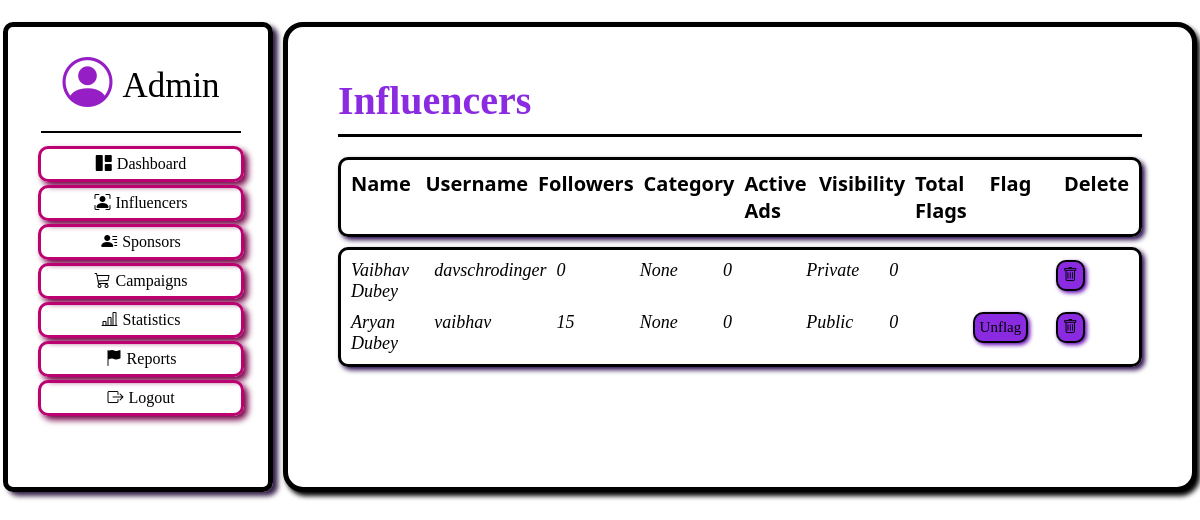
Screenshot of /admin/Influencers with the database file from the repository.
### application/Models.py (models this page shows)
class User(db.Model):
    __tablename__ = 'User'
    id = db.Column(db.Integer, primary_key=True)
    fullname = db.Column(db.String(200), nullable=True)
    username = db.Column(db.String(200), unique=True, nullable=False)
    email = db.Column(db.String(200), unique=True, nullable=False)
    password = db.Column(db.String(100), nullable=False)
    bio = db.Column(db.Text, nullable=True)
    category = db.Column(db.String(100), nullable=True)
    niche = db.Column(db.String(100), nullable=True)
    followers=db.Column(db.Integer, default=0)
    following=db.Column(db.Integer, default=0)
    visibility=db.Column(db.String, default='Private')
    flag=db.Column(db.Boolean, default=False)
    flagCount=db.Column(db.Integer, default=0)
    products = db.relationship('UserProduct', backref='user')

### application/AdminController.py (the view, shortened to what this page needs)
@app.route('/admin/Influencers',methods=['POST','GET'])
def adminInflu():
    users=User.query.all()
    ads={}
    flagCount={}
    for user in users:
        ads[user.id]=UserProduct.query.filter_by(userID=user.id, status='Accepted').count()
        flagCount[user.id]=User.query.filter_by(id=user.id).count()
    return render_template("adminInflu.html",users=users,ads=ads,flagCount=flagCount)

### templates/adminInflu.html (shortened to what this page needs)
<!DOCTYPE html>
<html lang="en">
<head>
    <link rel="stylesheet" href="https://cdnjs.cloudflare.com/ajax/libs/bootstrap-icons/1.9.1/font/bootstrap-icons.min.css">
</head>
<body>
    <div class="box">
        <div class="side-box">
            <div class="head">
                <i class="bi bi-person-circle"></i>
                <span class="text-a">Admin</span>
            </div>
            <div class="line"></div>
            <div class="column">
                <i class="bi bi-grid-1x2-fill"></i>
                <a href="{{url_for('admin')}}"> Dashboard</a>
            </div>
            <div class="column">
                <i class="bi bi-person-bounding-box"></i>
                <a href="{{url_for('adminInflu')}}"> Influencers</a>
            </div>
            <div class="column">
                <i class="bi bi-person-lines-fill"></i>
                <a href="{{url_for('adminSpo')}}">Sponsors</a>
            </div>
            <div class="column">
                <i class="bi bi-cart3"></i>
                <a href="{{url_for('adminCamp')}}">Campaigns</a>
            </div>
            <div class="column">
                <i class="bi bi-bar-chart-line"></i>
                <a href="{{url_for('adminStat')}}">Statistics</a>
            </div>
            <div class="column">
                <i class="bi bi-flag-fill"></i>
                <a href="{{url_for('adminReport')}}">Reports</a>
            </div>
            <div class="column">
                <i class="bi bi-box-arrow-right"></i>
                <a href="{{url_for('logout')}}">Logout</a>
            </div>
        </div>
        <div class="main-box">
            <span class="title">Influencers</span>
            <div class="line1"></div>
            <div class="rect">
                <div class="i">Name</div>
                <div class="i">Username</div>
                <div class="i">Followers</div>
                <div class="i">Category</div>
                <div class="i">Active Ads</div>
                <div class="i">Visibility</div>
                <div class="i">Total Flags</div>
                <div class="i">Flag</div>
                <div class="i">Delete</div>
            </div>
            <div class="rect1">
                {% for user in users %}
                    <div class="i">{{user.fullname}} </div>
                    <div class="i">{{user.username}}</div>
                    <div class="i">{{user.followers}}</div>
                    <div class="i">{{user.category}}</div>
                    <div class="i">{{ads[user.id]}}</div>
                    <div class="i">{{user.visibility}}</div>
                    <div class="i">{{user.flagCount}}</div>
                    <div class="i">
                        <form method="POST">
                            {% if user.id!=1 %}
                                {% if user.flag==True %}
                                    <button type="submit" class="flag" name="unflag" value="unflag">Unflag</button>
                                {% elif user.flag==False %}
                                    <button type="submit" class="flag" name="flag" value="flag">Flag</button>
                                {% endif %}
                            {% endif %}
                        </form>
                    </div>
                    <div class="i">
                        <form method="POST">
                            <button type="submit" class="flag" name="delete" value="delete"><i class="bi bi-trash"></i>
                            </button>
                        </form>
                    </div>
                {% endfor %}
            </div>
        </div>
    </div>
</body>
</html>

### templates/adminInflu.html (style rules this page uses)
body { margin: 0; padding: 0; height: 100%; width: 100%; background-color: rgb(255, 255, 255); }
a { text-decoration: none; color: inherit; }
a:link, a:visited { color: inherit; }
.box { display: flex; padding: 1px; gap: 10px; margin: 2px; padding-top: 20px; }
.main-box { display: flex; height: auto; width: 100%; padding-top: 50px; padding-left: 50px; background-color: rgb(255, 255, 255); flex-wrap: wrap; }
.text-a { font-size: 35px; padding-left: 10px; font-family: cursive; }
.side-box { display: flex; flex-direction: column; justify-content: flex-start; align-items: center; border: 5px solid rgb(0, 0, 0); border-radius: 10px; padding: 30px; flex-wrap: wrap; height: 400px; width: 200px; box-shadow: 5px 4px 5px rgb(55, 35, 74); flex-shrink: 0; }
.head { display: flex; align-items: center; font-size: 50px; font-family: monospace; }
.head .bi { color: rgb(149, 31, 196); }
.line { margin-top: 15px; margin-bottom: 10px; height: 2px; width: 100%; background-color: rgb(0, 0, 0); }
.column { display: flex; justify-content: center; align-items: center; margin-top: 3px; height: 30px; width: 100%; border: 3px solid rgb(188, 2, 113); border-radius: 10px; font-family: cursive; gap: 5px; box-shadow: 4px 4px 6px rgb(117, 2, 71); transition: transform 0.3s; }
.main-box { display: flex; flex-direction: column; height: auto; width: 100%; border: 5px solid black; border-radius: 20px; padding: 50px; box-shadow: 3px 4px 5px black; }
.title { font-size: 40px; font-weight: bold; font-family: Verdana; color: blueviolet; }
.line1 { margin-top: 10px; height: 3px; width: 100%; background-color: rgb(0, 0, 0); margin-bottom: 20px; }
.rect, .rect1 { display: grid; padding: 10px; grid-template-columns: repeat(9,1fr); box-sizing: border-box; width: 100%; border: 3px solid black; box-shadow: 3px 3px 5px rgb(43, 12, 79); border-radius: 10px; gap: 10px; font-family: segoe UI; font-size: 20px; font-weight: bold; }
.rect1 { margin-top: 10px; font-family: cursive; font-size: 18px; font-style: italic; font-weight: 400; }
.flag { padding: 5px; background-color: blueviolet; font-size: 15px; font-family: cursive; border: 2px solid black; border-radius: 10px; box-shadow: 2px 2px 4px rgb(98, 5, 179); transition: transform 0.2s; }

### rows the page displays
User: fullname "Vaibhav Dubey", username "davschrodinger", followers "0", category "None", ads "0", visibility "Private", flagCount "0"
User: fullname "Aryan Dubey", username "vaibhav", followers "15", category "None", ads "0", visibility "Public", flagCount "0", flag "Unflag"
